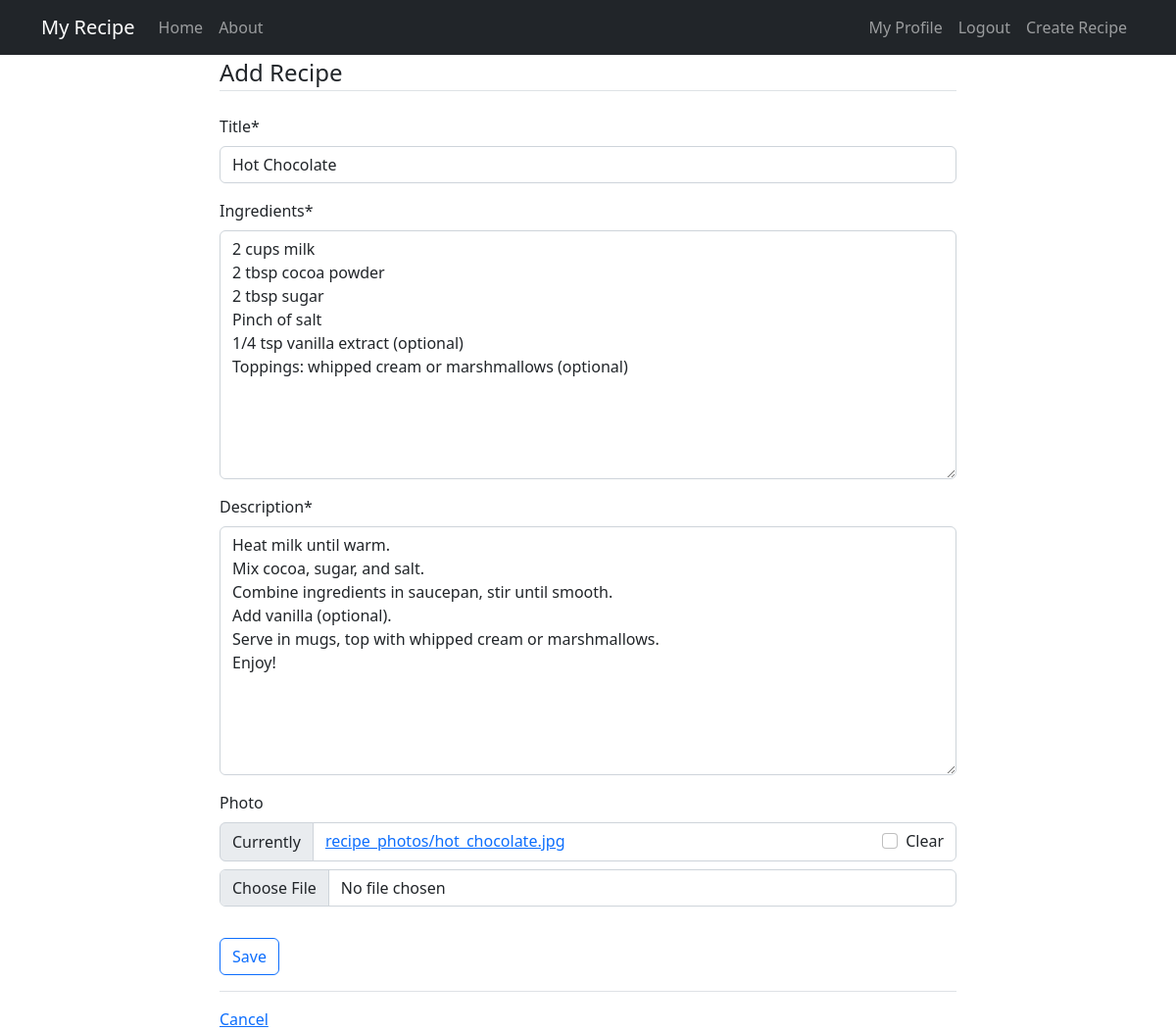
/recipe/16/update/ (signed in), run on the app's committed database.
### recipes/models.py (models this page shows, shortened)
class Recipe(models.Model):
    title=models.CharField(max_length=100)
    description=models.TextField()
    author=models.ForeignKey(User, on_delete=models.CASCADE)
    ingredients = models.TextField(null=True)
    photo = models.ImageField(upload_to='recipe_photos/', blank=True, null=True)
    created_at = models.DateTimeField(auto_now_add=True)
    updated_at = models.DateTimeField(auto_now = True)

### recipes/views.py (the view, shortened to what this page needs)
# urls.py: path('recipe/<int:pk>/update/',views.RecipeUpdateView.as_view(), name = "receipe-update"),
class RecipeUpdateView(LoginRequiredMixin, UserPassesTestMixin, UpdateView):
    model = models.Recipe
    template_name= "my_receipe/recipe_form.html"
    fields = ['title','ingredients','description','photo']
    def test_func(self):
        recipe = self.get_object()
        return self.request.user == recipe.author or self.request.user.is_superuser

### recipes/templates/my_receipe/recipe_form.html (shortened to what this page needs)
{% extends 'my_receipe/base.html' %}{% load crispy_forms_tags %}
{% block content %}
<div class="container">
    <form method="POST" enctype="multipart/form-data">
        <fieldset class="form-group">
            <legend class="border-bottom mb-4">Add Recipe</legend>
            {{ form|crispy }}
        </fieldset>
        <div class="form-group py-3">
            <input class="btn btn-outline-primary" type="submit" value=Save>
        </div>
    </form>
    <div class="border-top pt-3">
        <a href="{% url 'receipe-home' %}">Cancel</a>
    </div>
</div>
{% endblock content %}

### data on the page
Recipe: title "Hot Chocolate", ingredients "2 cups milk 2 tbsp cocoa powder 2 tbsp sugar Pinch of salt 1/4 tsp vanilla extract (optional) Toppings: whipped cream or marshmallows (optional)", description "Heat milk until warm. Mix cocoa, sugar, and salt. Combine ingredients in saucepan, stir until smooth. Add vanilla (optional). Serve in mugs, top with whipped cream or marshmallows. Enjoy!"
